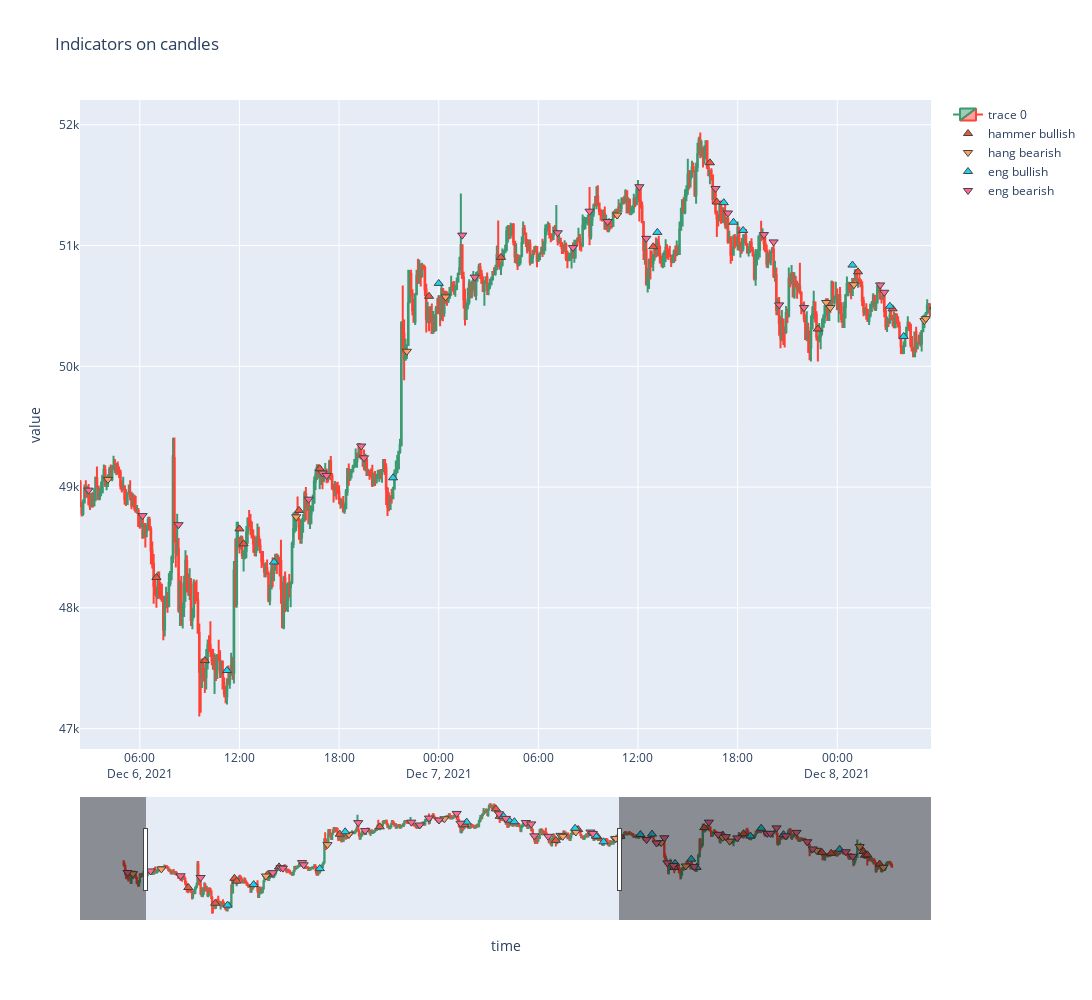

Notebook code cell kept with this figure:
### Markdown cell above
jednak one słabo dają jakies info, spróbujmy z objęciami

### Code cell
plot_indicators_on_candles(candles, ['hammer', 'hang', 'eng'], width=1400, height=1000)
